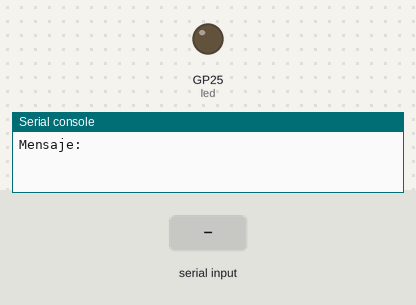
The program below on a simulated Raspberry Pi Pico running MicroPython. Parts: output pins drawn as LEDs (lit = HIGH), the last lines printed to the serial console. The inputs (shaded band) are chosen by the test bench.

Above: at 1.2 s.
1.3 s: "a" typed at the serial console, then Enter
At 2.7 s:
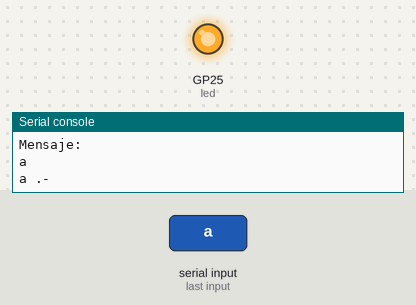
4.3 s: "-" typed at the serial console, then Enter
5.8 s: "." typed at the serial console, then Enter
Timing chart, 0 to 8.8 s (numbered marks = the images above; inputs shaded):
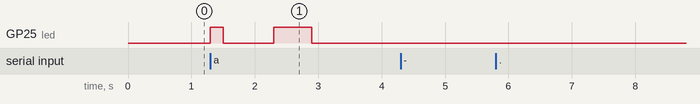

Measured:
- after the input at 1.3 s, GP25 (led): LOW → HIGH at once, → LOW 0.20 s later, → HIGH 0.80 s later, → LOW 0.60 s later

The program:

05_05_morse_completo.py
```python
from machine import Pin
from utime import sleep

led = Pin('LED', Pin.OUT)

duracion_punto = 0.2
duracion_raya = duracion_punto * 3
espera_entre_caracteres = duracion_punto * 3
espera_entre_palabras = duracion_punto * 7

duraciones = {'.' : duracion_punto, '-' : duracion_raya}

codigos_morse = {
    'a' : '.-',   'b' : '-...',  'c' : '-.-.',
    'd' : '-..',  'e' : '.',     'f' : '..-.',
    'g' : '--.',  'h' : '....',  'i' : '..',
    'j' : '.---', 'k' : '-.-',   'l' : '.-..',
    'm' : '--',   'n' : '-.',    'o' : '---',
    'p' : '.--.', 'q' : '--.-',  'r' : '.-.',
    's' : '...',  't' : '-',     'u' : '..-',
    'v' : '...-', 'w' : '.--',   'x' : '-..-',
    'y' : '-.--', 'z' : '--..'
}

def envia_pulso(punto_o_raya):
    espera = duraciones[punto_o_raya]
    led.on()
    sleep(espera)
    led.off()
    sleep(espera)

def envia_morse_letra(caracter):
    if caracter == ' ':
        sleep(espera_entre_palabras)
        print('espacio')
    else:
        puntos_y_rayas = codigos_morse.get(caracter.lower())
        if puntos_y_rayas:
            print(caracter + ' ' + puntos_y_rayas)

            for pulso in puntos_y_rayas:
                envia_pulso(pulso)
                sleep(espera_entre_caracteres)
        else:
            print('caracter desconocido: ' + caracter)

while True:
    texto = input('Mensaje: ')
    for caracter in texto:
        envia_morse_letra(caracter)
```
